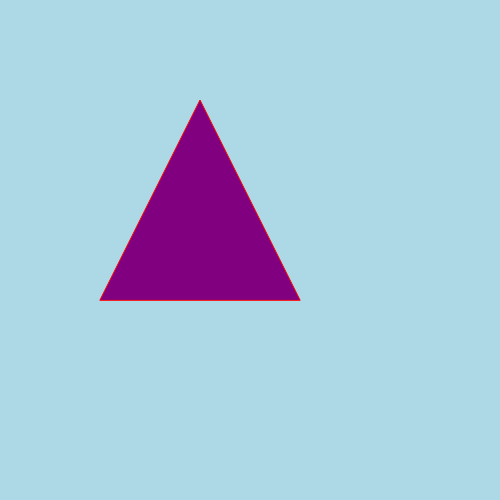
Frame 1 (no input)
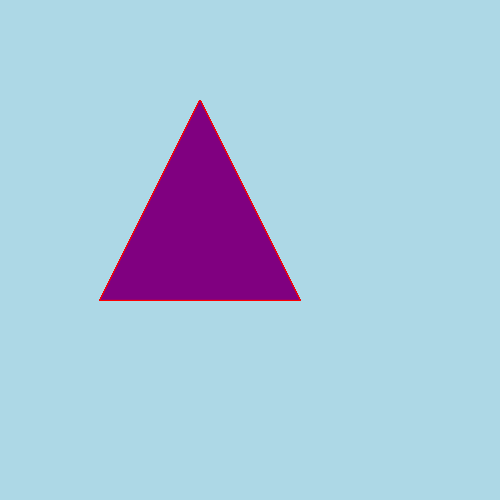
Frame 60 (no input)
Frame 120 (the mouse pressed at the canvas centre since frame 60): identical to frame 60, image omitted

The p5.js sketch that drew these frames (run headless with seeded random() and noise() and a simulated clock; from frame 60 on, the mouse is pressed at the canvas centre):

// p5.js sketch
// ── sketch.js
function setup() {
  createCanvas(500, 500); // criar cenário
  background("lightblue"); // fundo azul
}

function draw() {
fill ("purple")  // preencher de roxo
stroke("red"); // vermelho linha

triangle(100, 300, 200, 100, 300, 300); // coorenadas triangluo
}
